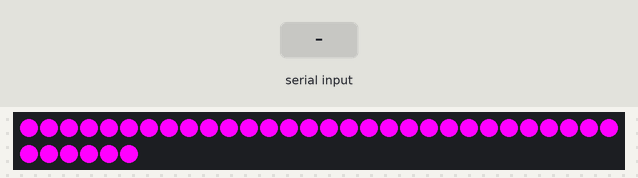
Bench run of a sketch on a simulated Arduino Uno, built with avr-gcc and run on an emulated ATmega328P. Shown: 36 RGB LEDs in strip order, left to right, continuing on the next row. The test bench sets the inputs (shaded band). What the sketch prints to the serial monitor is not drawn.

Above: at 1.2 s.
1.3 s: "H" received over Serial
At 2.3 s:
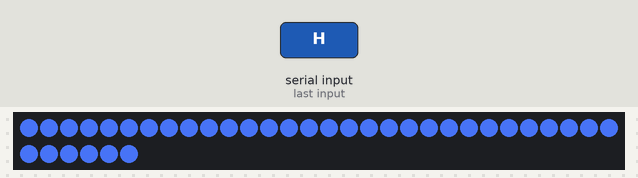
2.8 s: "L" received over Serial
At 3.5 s:
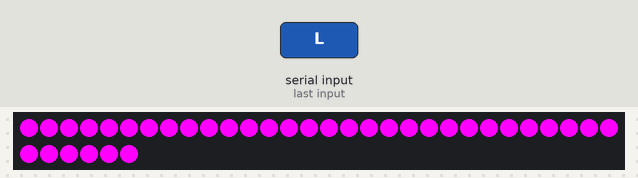
Timing chart, 0 to 5.8 s (numbered marks = the images above; inputs shaded):
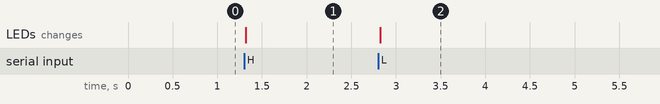

The sketch:

TESTING4.ino
```cpp
#include <Adafruit_NeoPixel.h>
#include "WS2812_Definitions.h"
//WRITE WITH TWO BUTTONS
#define PIN 8
#define UNDERPIN 6
#define PLATEPIN 4
#define LED_COUNT 36
#define LED_COUNT_UNDER 78
#define LED_COUNT_PLATE 36
Adafruit_NeoPixel ledsPlate = Adafruit_NeoPixel(LED_COUNT_PLATE, PLATEPIN, NEO_GRB + NEO_KHZ800);
int i = 0;
int under = 0;
int lp = 0;
int hopper = 0;
int incomingByte = 65;
int bar = 0;
int hop = 48;
void setup() {
  // put your setup code here, to run once:
  ledsPlate.begin();
  Serial.begin(9600);
  while (!Serial)
  {
  }
}

void loop() {
  // put your main code here, to run repeatedly:
  incomingByte = Serial.read();
  Serial.println (incomingByte, DEC);
  Serial.println (lp, DEC);
  if (incomingByte == 76)
  {
    lp = 0;
    Serial.println ("LOW");
    Serial.println (incomingByte, DEC);
  }
  if (incomingByte == 72)
  {
    lp = 1;
    Serial.println ("HIGH");
    Serial.println (incomingByte, DEC);
  }
  licensePlate (MAGENTA, ROYALBLUE);
}
void licensePlate (unsigned long colore, unsigned long colorf)
{
  if (lp == 0)
  {
    for (int y = 0; y < 36; y++)
    {
      ledsPlate.setPixelColor(y, colore);
    }
  }
  if (lp == 1)
  {
    for (int z = 0; z < 36; z++)
    {
      ledsPlate.setPixelColor(z, colorf);
    }
  }
  ledsPlate.show();
}
```

WS2812_Definitions.h
```cpp
/*
  Bunches of definitions for the WS2812 Breakout Board example code

*/

// These are for the cascade function
#define TOP_DOWN 0
#define DOWN_TOP 1

/* A world of colors to set your LED to
  Standard HTML Color Codes sorted by Hex Value
    to see the colors in action, check out:
   http://www.w3schools.com/html/html_colorvalues.asp */

#define BLACK			0x000000
#define NAVY			0x000080
#define DARKBLUE		0x00008B
#define MEDIUMBLUE		0x0000CD
#define BLUE			0x0000FF
#define DARKGREEN		0x006400
#define GREEN			0x008000
#define TEAL			0x008080
#define DARKCYAN		0x008B8B
#define DEEPSKYBLUE		0x00BFFF
#define DARKTURQUOISE		0x00CED1
#define MEDIUMSPRINGGREEN	0x00FA9A
#define LIME			0x00FF00
#define SPRINGGREEN		0x00FF7F
#define AQUA			0x00FFFF
#define CYAN			0x00FFFF
#define MIDNIGHTBLUE		0x191970
#define DODGERBLUE		0x1E90FF
#define LIGHTSEAGREEN		0x20B2AA
#define FORESTGREEN		0x228B22
#define SEAGREEN		0x2E8B57
#define DARKSLATEGRAY		0x2F4F4F
#define LIMEGREEN		0x32CD32
#define MEDIUMSEAGREEN		0x3CB371
#define TURQUOISE		0x40E0D0
#define ROYALBLUE		0x4169E1
#define STEELBLUE		0x4682B4
#define DARKSLATEBLUE		0x483D8B
#define MEDIUMTURQUOISE		0x48D1CC
#define INDIGO 			0x4B0082
#define DARKOLIVEGREEN		0x556B2F
#define CADETBLUE		0x5F9EA0
#define CORNFLOWERBLUE		0x6495ED
#define MEDIUMAQUAMARINE	0x66CDAA
#define DIMGRAY			0x696969
#define SLATEBLUE		0x6A5ACD
#define OLIVEDRAB		0x6B8E23
#define SLATEGRAY		0x708090
#define LIGHTSLATEGRAY		0x778899
#define MEDIUMSLATEBLUE		0x7B68EE
#define LAWNGREEN		0x7CFC00
#define CHARTREUSE		0x7FFF00
#define AQUAMARINE		0x7FFFD4
#define MAROON			0x800000
#define PURPLE			0x800080
#define OLIVE			0x808000
#define GRAY			0x808080
#define SKYBLUE			0x87CEEB
#define LIGHTSKYBLUE		0x87CEFA
#define BLUEVIOLET		0x8A2BE2
#define DARKRED			0x8B0000
#define DARKMAGENTA		0x8B008B
#define SADDLEBROWN		0x8B4513
#define DARKSEAGREEN		0x8FBC8F
#define LIGHTGREEN		0x90EE90
#define MEDIUMPURPLE		0x9370DB
#define DARKVIOLET		0x9400D3
#define PALEGREEN		0x98FB98
#define DARKORCHID		0x9932CC
#define YELLOWGREEN		0x9ACD32
#define SIENNA			0xA0522D
#define BROWN			0xA52A2A
#define DARKGRAY		0xA9A9A9
#define LIGHTBLUE		0xADD8E6
#define GREENYELLOW		0xADFF2F
#define PALETURQUOISE	        0xAFEEEE
#define LIGHTSTEELBLUE		0xB0C4DE
#define POWDERBLUE		0xB0E0E6
#define FIREBRICK		0xB22222
#define DARKGOLDENROD		0xB8860B
#define MEDIUMORCHID		0xBA55D3
#define ROSYBROWN		0xBC8F8F
#define DARKKHAKI		0xBDB76B
#define SILVER			0xC0C0C0
#define MEDIUMVIOLETRED	        0xC71585
#define INDIANRED 		0xCD5C5C
#define PERU			0xCD853F
#define CHOCOLATE		0xD2691E
#define TAN			0xD2B48C
#define LIGHTGRAY		0xD3D3D3
#define THISTLE			0xD8BFD8
#define ORCHID			0xDA70D6
#define GOLDENROD		0xDAA520
#define PALEVIOLETRED		0xDB7093
#define CRIMSON			0xDC143C
#define GAINSBORO		0xDCDCDC
#define PLUM			0xDDA0DD
#define BURLYWOOD		0xDEB887
#define LIGHTCYAN		0xE0FFFF
#define LAVENDER		0xE6E6FA
#define DARKSALMON		0xE9967A
#define VIOLET			0xEE82EE
#define PALEGOLDENROD		0xEEE8AA
#define LIGHTCORAL		0xF08080
#define KHAKI			0xF0E68C
#define ALICEBLUE		0xF0F8FF
#define HONEYDEW		0xF0FFF0
#define AZURE			0xF0FFFF
#define SANDYBROWN		0xF4A460
#define WHEAT			0xF5DEB3
#define BEIGE			0xF5F5DC
#define WHITESMOKE		0xF5F5F5
#define MINTCREAM		0xF5FFFA
#define GHOSTWHITE		0xF8F8FF
#define SALMON			0xFA8072
#define ANTIQUEWHITE		0xFAEBD7
#define LINEN			0xFAF0E6
#define LIGHTGOLDENRODYELLOW	0xFAFAD2
#define OLDLACE			0xFDF5E6
#define RED			0xFF0000
#define FUCHSIA			0xFF00FF
#define MAGENTA			0xFF00FF
#define DEEPPINK		0xFF1493
#define ORANGERED		0xFF4500
#define TOMATO			0xFF6347
#define HOTPINK			0xFF69B4
#define CORAL			0xFF7F50
#define DARKORANGE		0xFF8C00
#define LIGHTSALMON		0xFFA07A
#define ORANGE			0xFFA500
#define LIGHTPINK		0xFFB6C1
#define PINK			0xFFC0CB
#define GOLD			0xFFD700
#define PEACHPUFF		0xFFDAB9
#define NAVAJOWHITE		0xFFDEAD
#define MOCCASIN		0xFFE4B5
#define BISQUE			0xFFE4C4
#define MISTYROSE		0xFFE4E1
#define BLANCHEDALMOND		0xFFEBCD
#define PAPAYAWHIP		0xFFEFD5
#define LAVENDERBLUSH		0xFFF0F5
#define SEASHELL		0xFFF5EE
#define CORNSILK		0xFFF8DC
#define LEMONCHIFFON		0xFFFACD
#define FLORALWHITE		0xFFFAF0
#define SNOW			0xFFFAFA
#define YELLOW			0xFFFF00
#define LIGHTYELLOW		0xFFFFE0
#define IVORY			0xFFFFF0
#define WHITE			0xFFFFFF
```

Measured:
- after the input at 1.3 s, the LEDs: change at once (image 1)
- after the input at 2.8 s, the LEDs: change at once (image 2)
